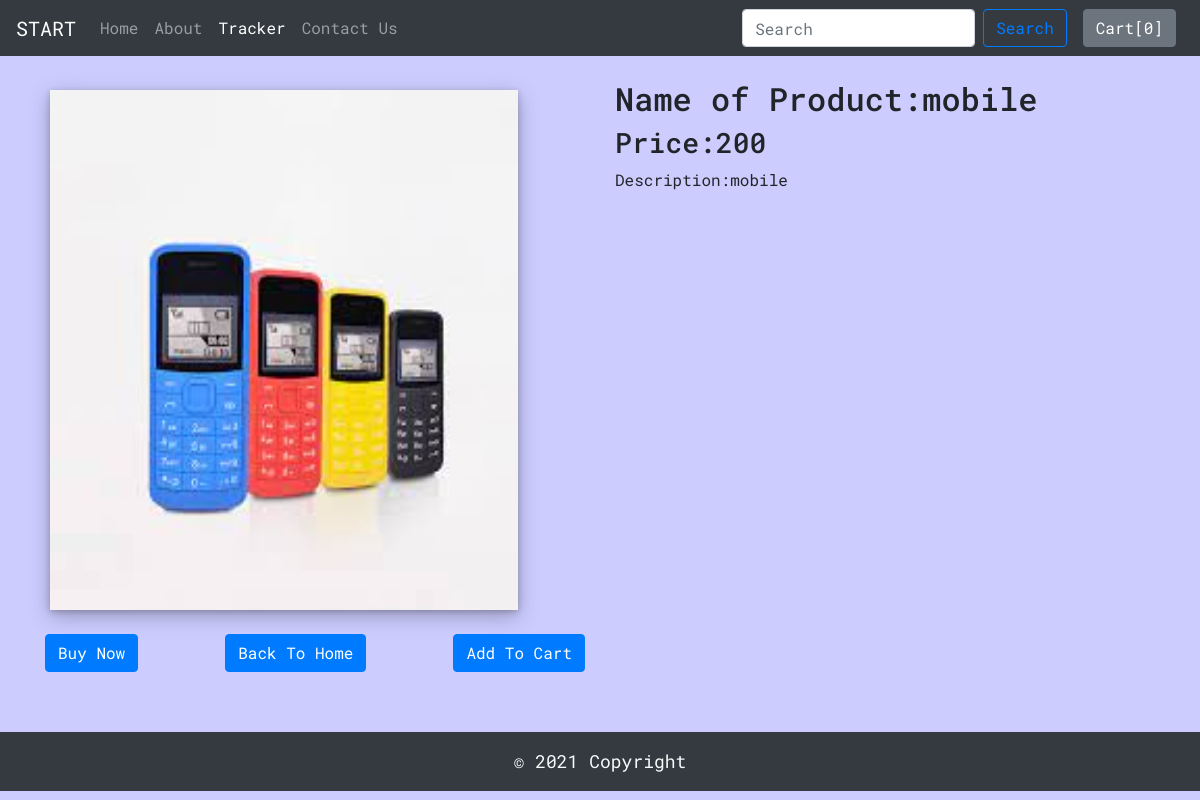
/shop/products/2/, run on the app's committed database.
### shop/models.py (models this page shows, shortened)
class Product(models.Model):
    product_id = models.AutoField
    product_name = models.CharField(max_length=50, default="")
    desc = models.CharField(max_length=300, default="")
    pub_date = models.DateField()
    category = models.CharField(max_length=50, default="")
    subcategory = models.CharField(max_length=50, default="")
    price = models.IntegerField(default=0)
    image = models.ImageField(upload_to="shop/images", default="")

### shop/views.py (the view)
# urls.py: path('products/<int:myid>/', views.productview, name="productview"),
def productview(request, myid):
    product = Product.objects.filter(id=myid)
    return render(request, 'shop/product.html', {'product': product[0]})

### shop/templates/shop/product.html (shortened to what this page needs)
{% extends 'shop/basic.html'%}
{% block body %}
<nav class="mb-4 navbar navbar-expand-lg navbar-dark bg-dark">
    <a class="navbar-brand" href="/">START</a>
    <div class="collapse navbar-collapse" id="navbarSupportedContent">
      <ul class="navbar-nav mr-auto">
        <li class="nav-item ">
          <a class="nav-link" href="/shop">Home </a>
        </li>
        <li class="nav-item">
          <a class="nav-link" href="/shop/about">About </a>
        </li>
        <li class="nav-item active">
          <a class="nav-link" href="/shop/tracker">Tracker <span class="sr-only">(current)</span></a>
        </li>
        <li class="nav-item">
          <a class="nav-link" href="/shop/contact">Contact Us</a>
        </li>
      </ul>
      <form class="d-flex">
        <input class="form-control me-2" type="search" placeholder="Search" aria-label="Search">
        <button class="mx-2 btn btn-outline-primary" type="submit">Search</button>
      </form>
      <button type="button" class="btn btn-secondary mx-2" id="popcart" data-container="body" data-toggle="popover"
        data-placement="bottom" data-html="true" data-content="">
        Cart[<span id="cart">0</span>]
      </button>
    </div>
  </nav>
<div class="container">
    <div class="row">
        <div class="col-md-6">
            <div class="row">
                <img src="/media/{{product.image}}" />
            </div>
            <div class="mt-4" style="display: flex; justify-content:space-between">
                <button class="btn btn-primary">Buy Now </button>
                <a href="/shop"class="btn btn-primary">Back To Home</a>
                <button class="btn btn-primary">Add To Cart</button>
            </div>
        </div>
        <div class="col-md-6">
            <h2>Name of Product:{{product.product_name}}</h2>
            <h3>Price:{{product.price}}</h3>
            <p>Description:{{product.desc}}</p>
        </div>
    </div>
</div>
{% endblock %}

### shop/templates/shop/basic.html (style rules this page uses)
body { font-family: 'Roboto Mono', monospace; }
body { background:rgb(204, 204, 255); }
img { margin-left: 20px; margin-top: 10px; height: 25vh; width: 100%; }

### shop/templates/shop/product.html (style rules this page uses)
img { box-shadow: 0 2px 6px 0 rgba(0, 0, 0, 0.2), 0 6px 20px 0 rgba(0, 0, 0, 0.26); width: 39vw; height: 65vh; }

### data on the page
Product: image (picture), product_name "mobile", price "200", desc "mobile"
